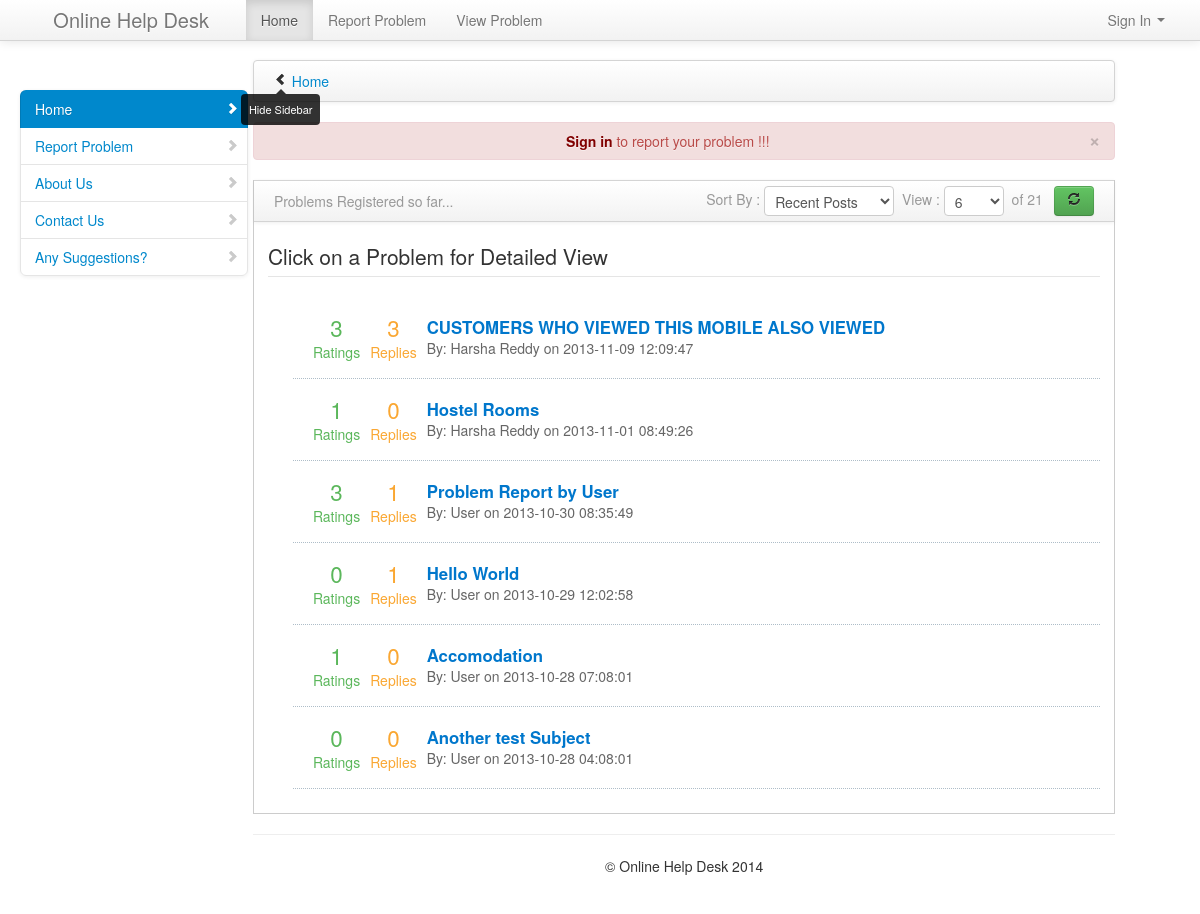
The page / on the database its author committed.
### tables this page shows
CREATE TABLE IF NOT EXISTS `posts` (
  `id` int(11) NOT NULL AUTO_INCREMENT,
  `userid` int(10) NOT NULL,
  `time` varchar(20) NOT NULL,
  `subject` varchar(100) NOT NULL,
  `dept` varchar(15) NOT NULL,
  `privacy` varchar(10) NOT NULL,
  `content` varchar(1500) NOT NULL,
  `spam` tinyint(1) NOT NULL DEFAULT '0',
  `comments` int(20) NOT NULL DEFAULT '0',
  `ratings` int(10) NOT NULL DEFAULT '0',
  PRIMARY KEY (`id`)
);

CREATE TABLE IF NOT EXISTS `userinfo` (
  `id` int(11) NOT NULL AUTO_INCREMENT,
  `name` varchar(30) NOT NULL,
  `gender` varchar(10) NOT NULL,
  `uname` varchar(20) NOT NULL,
  `pass` varchar(20) NOT NULL,
  `email` varchar(50) NOT NULL,
  `privilege` varchar(10) NOT NULL,
  `pic` varchar(50) NOT NULL DEFAULT 'pics/default.png',
  PRIMARY KEY (`id`)
);

### index.php (the view, shortened to what this page needs)
<!DOCTYPE html>
<html class="no-js">
    <head>
        <link href="bootstrap/css/bootstrap.min.css" rel="stylesheet" media="screen">
        <link href="bootstrap/css/bootstrap-responsive.min.css" rel="stylesheet" media="screen">
        <link href="assets/styles.css" rel="stylesheet" media="screen">
        <link rel="stylesheet" type="text/css" href="vendors/bootstrap-wysihtml5/src/bootstrap-wysihtml5.css"></link>
    </head>
    <body>
        <div class="navbar navbar-fixed-top">
            <div class="navbar-inner">
                <div class="container-fluid">
                     <a class="brand" href="index.php">&nbsp;&nbsp;&nbsp;&nbsp;&nbsp;&nbsp;Online Help Desk&nbsp;&nbsp;&nbsp;</a>
                        <ul class="nav">
                            <li class="active">
                                <a href="index.php">Home</a>
                            </li>
                            <li>
                                <a href="report.php">Report Problem</a>
                            </li>
                            <li  id="viewtip" data-toggle="tooltip"  data-original-title="Click on a problem in Home Page" data-placement="bottom" data-trigger="hover">
                                <a href="#">View Problem</a>
                            </li>
                        </ul>
                    <div class="nav-collapse collapse">
                    <?php
                 if (isset($_COOKIE["user"]))
                     {
                     ?>
                        <ul class="nav pull-right">
                            <li class="dropdown">
                                <a href="#" role="button" class="dropdown-toggle" data-toggle="dropdown"> <i class="icon-user"></i> <?php echo $_COOKIE["user"]?><i class="caret"></i>
                                </a>
                                <ul class="dropdown-menu">
                                    <!-- <li>
                                        <a tabindex="-1" href="#">Profile</a>
                                    </li>
                                    <li class="divider"></li> -->
                                    <li>
                                        <a tabindex="-1" href="logout.php">Logout</a>
                                    </li>
                                </ul>
                            </li>
                        </ul>
                        <?php
                         }
                          else
                        {?>
                        <ul class="nav pull-right">
                            <li class="dropdown">
                        <a class="dropdown-toggle" href="#" data-toggle="dropdown" id="signin">Sign In <strong class="caret"></strong></a>
                        </li>
                        </ul>
                            <?php
                             }
                            ?>
                    </div>
                </div>
            </div>
        </div>
        <div class="container-fluid">
            <div class="row-fluid">
                <div class="span3" id="sidebar">
                    <ul class="nav nav-list bs-docs-sidenav nav-collapse collapse">
                        <li class="active">
                            <a href="index.php"><i class="icon-chevron-right"></i> Home</a>
                        </li>
                        <li>
                            <a href="report.php"><i class="icon-chevron-right"></i> Report Problem</a>
                        </li>
                        <li>
                            <a href="about.php"><i class="icon-chevron-right"></i>About Us</a>
                        </li>
                        <li>
                            <a href="#"><i class="icon-chevron-right"></i>Contact Us</a>
                        </li>
                        <li>
                            <a href="suggestions.php"><i class="icon-chevron-right"></i>Any Suggestions?</a>
                        </li>
                    </ul>
                </div>
                <div class="span9" id="content">
                    <div class="row-fluid">
                            <div class="navbar">
                                <div class="navbar-inner">
                                    <ul class="breadcrumb">
                                        <i class="icon-chevron-left hide-sidebar" id="toggle" data-toggle="tooltip" title="Hide Sidebar" data-placement="bottom" ><a href='#' title="Hide Sidebar" rel='tooltip'>&nbsp;</a></i>
                                        <li>
                                            <a href="index.php">Home</a>
                                        </li>
                                    </ul>
                                </div>
                            </div>
                        </div>
<div class="span12" id="content">
<div class="row-fluid">
<?php
$flag=0;
                ?>
<?php
if (!isset($_COOKIE["user"])&&($flag==0))
 {
?>
        <div class="alert alert-error text-center">
        <button type="button" class="close" data-dismiss="alert">&times;</button>
          <span><strong><a id="loginid" onclick="login();return flase;" style="color:maroon;cursor:pointer">Sign in</a></strong> to report your problem !!!</span>
         </div>
         <?php
           }
         ?>
        <div class="block" style=" margin: 0 0;">
         <div class="navbar navbar-inner block-header">
         <form name="view" class="form-horizontal" method="GET" action="?">
         <div class="muted pull-left">Problems Registered so far...</div>
         <div class="muted pull-right" align="middle" style="padding-top:5px;">
         Sort By :
         <select id="sort" name="sort" style="width:130px;height:30px;">
        <option value="recent" <?php if(isset($_GET["sort"])&&($_GET["sort"]=="recent"))echo " selected=\"selected\"";?>>Recent Posts</option>
        </select>&nbsp;
        <?php
        if(isset($_GET["sort"])&&($_GET["sort"]=="comments"))
        {
        $query="select * from posts where privacy='0' order by comments desc";
     	}
     	else if(isset($_GET["sort"])&&($_GET["sort"]=="votes"))
        {
        $query="select * from posts where privacy='0' order by ratings desc";
     	}
     	else
     	{
     	$query="select * from posts where privacy='0' order by time desc";
        }
         $result=mysql_query($query);
         $total=mysql_num_rows($result);
         if ($total>16)
         {
         $range=ceil($total/4);
         $limit1=$range;
         }
         ?>
         View :
         <?php
         if($total>16)
         {
         ?>
        <select id="pages" name="pages" class="select-mini">
        <option value=<?php echo $limit1; if(isset($_GET["pages"])&&($_GET["pages"]==$limit1))echo " selected=\"selected\"";?>><?php echo $limit1;?></option>
        </select>&nbsp; of <?php echo $total; ?> &nbsp;
        <?php
        }
        else
        {
        ?>
        <select id="pages" name="pages" class="select-mini">
        <option value="all">All</option>
        </select>&nbsp; of <?php echo $total; ?> &nbsp;
        <?php
        }
        ?>
         <button class="btn btn-success" type="submit"><i class="icon-refresh"></i></button>
         </div>
         </form>
         </div>
          <div class="block-content collapse in">
           <div class="span12">
           <fieldset>
           <legend>Click on a Problem for Detailed View</legend>
           <ul class="user">
           <?php
            if (isset($_GET["pages"])) {
              if ($_GET["pages"]=="all")
                    {
                     $pages=$total;
                  }
             else
             $pages=$_GET["pages"];
            }
            else
            {
             $pages=$limit1;
            }
            $showing=0;
            while (($showing < $pages)&&($row=mysql_fetch_array($result)))
            {
                 $id=$row["id"];
                 $userid=$row["userid"];
                 $time=$row["time"];
                 $subject=$row["subject"];
                 $comments=$row["comments"];
                 $ratings=$row["ratings"];
                 $showing++;
            $result1=mysql_query("select name from userinfo where id='$userid'");
            while ($row1=mysql_fetch_array($result1))
            {
                $reported_user=$row1["name"];
            }
             ?>
           <li>
           <div class="rating">
               <div class="num"><?php echo $ratings?></div>
               <div>Ratings</div>
           </div>
           <div class="answers">
               <div class="num"><?php echo $comments?></div>
               <div>Replies</div>
           </div>
            <a style="color:#0077CC;font-weight:bold;font-size: 120%;" href=<?php echo "\" view.php?pid=$id \"" ;?>><?php echo $subject?></a><br/>
            <span class="user-info"> By: <?php echo $reported_user?> on <?php echo $time?></span><br/>
            </li>
            <?php
                }
             ?>
            </ul>
            </fieldset>
            </div>
           </div>
           </div>
         </div>
         <hr>
            <div align="center">
            <footer>
                <p>&copy; Online Help Desk 2014</p>
            </footer>
            </div>
        </div>
        </div>
        </div>
        </div>
    </body>
</html>

### assets/styles.css (style rules this page uses)
body { padding-top: 60px; padding-bottom: 40px; }
#content { margin-left:0px; }
.hide-sidebar, .show-sidebar { cursor: pointer; }
.breadcrumb { margin: 0 0 0px; padding: 10px 0px; background-color: transparent; }
.block { border: 1px solid #ccc; background: white; margin: 1em 0em; border-top: none; }
.block-content { margin: 1em; min-height: .25em; }
.block-header { margin-bottom: 0px; border-right: none; border-left: none; -webkit-border-radius: 0px; -moz-border-radius: 0px; border-radius: 0px; }
.block-header div { padding-top: 10px; }
.bs-docs-sidenav { max-width: 228px; margin: 30px 0 0; padding: 0; background-color: #fff; -webkit-border-radius: 6px; -moz-border-radius: 6px; border-radius: 6px; -webkit-box-shadow: 0 1px 4px rgba(0,0,0,.065); -moz-box-shadow: 0 1px 4px rgba(0,0,0,.065); box-shadow: 0 1px 4px rgba(0,0,0,.065); }
.bs-docs-sidenav > li > a { display: block; width: 190px \9; margin: 0 0 -1px; padding: 8px 14px; border: 1px solid #e5e5e5; }
.bs-docs-sidenav > li:first-child > a { -webkit-border-radius: 6px 6px 0 0; -moz-border-radius: 6px 6px 0 0; border-radius: 6px 6px 0 0; }
.bs-docs-sidenav > li:last-child > a { -webkit-border-radius: 0 0 6px 6px; -moz-border-radius: 0 0 6px 6px; border-radius: 0 0 6px 6px; }
.bs-docs-sidenav > .active > a { position: relative; z-index: 2; padding: 9px 15px; border: 0; text-shadow: 0 1px 0 rgba(0,0,0,.15); -webkit-box-shadow: inset 1px 0 0 rgba(0,0,0,.1), inset -1px 0 0 rgba(0,0,0,.1); -moz-box-shadow: inset 1px 0 0 rgba(0,0,0,.1), inset -1px 0 0 rgba(0,0,0,.1); box-shadow: inset 1px 0 0 rgba(0,0,0,.1), inset -1px 0 0 rgba(0,0,0,.1); }
.bs-docs-sidenav .icon-chevron-right { float: right; margin-top: 2px; margin-right: -6px; opacity: .25; }
.bs-docs-sidenav .active .icon-chevron-right, .bs-docs-sidenav .active a:hover .icon-chevron-right { opacity: 1; }

### index.php (style rules this page uses)
.select-mini { height: 30px; width: 60px; }
.navbar .btn, .navbar .btn-group { margin-top: 0px; }
.user-info { color: #666666; font-size: 14px; }
.user li { list-style: none outside none; border-bottom: 1px dotted #AEBDC8; padding: 20px; }
.answers { background: none repeat scroll 0 0 rgba(0, 0, 0, 0); color: #FAA732; float: left; height: 38px; margin: 0 10px 0 0; }
.rating { background: none repeat scroll 0 0 rgba(0, 0, 0, 0); color: #5BB75B; float: left; height: 38px; margin: 0 10px 0 0; }
.num { font-size: 160%; font-weight: normal; height: 25px; text-align: center; }

### rows shown on the page
posts: ratings "3", comments "3", subject "CUSTOMERS WHO VIEWED THIS MOBILE ALSO VIEWED", userid.name "Harsha Reddy", time "2013-11-09 12:09:47"
posts: ratings "1", comments "0", subject "Hostel Rooms", userid.name "Harsha Reddy", time "2013-11-01 08:49:26"
posts: ratings "3", comments "1", subject "Problem Report by User", userid.name "User", time "2013-10-30 08:35:49"
posts: ratings "0", comments "1", subject "Hello World", userid.name "User", time "2013-10-29 12:02:58"
posts: ratings "1", comments "0", subject "Accomodation", userid.name "User", time "2013-10-28 07:08:01"
posts: ratings "0", comments "0", subject "Another test Subject", userid.name "User", time "2013-10-28 04:08:01"

### other values the page prints
$total "21"
form field pages "6"
